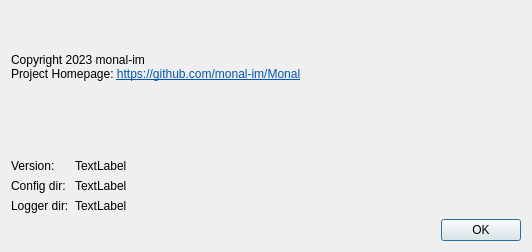
<?xml version="1.0" encoding="UTF-8"?>
<ui version="4.0">
 <class>uiDialog_about</class>
 <widget class="QDialog" name="uiDialog_about">
  <property name="geometry">
   <rect>
    <x>0</x>
    <y>0</y>
    <width>532</width>
    <height>252</height>
   </rect>
  </property>
  <property name="windowTitle">
   <string>Monal Crash Analyzer | about</string>
  </property>
  <layout class="QGridLayout" name="gridLayout">
   <item row="3" column="0">
    <widget class="QDialogButtonBox" name="buttonBox">
     <property name="orientation">
      <enum>Qt::Horizontal</enum>
     </property>
     <property name="standardButtons">
      <set>QDialogButtonBox::Ok</set>
     </property>
    </widget>
   </item>
   <item row="0" column="0">
    <widget class="QLabel" name="label_2">
     <property name="sizePolicy">
      <sizepolicy hsizetype="MinimumExpanding" vsizetype="MinimumExpanding">
       <horstretch>0</horstretch>
       <verstretch>0</verstretch>
      </sizepolicy>
     </property>
     <property name="text">
      <string>&lt;html&gt;&lt;head/&gt;&lt;body&gt;&lt;p&gt;Copyright 2023 monal-im&lt;br/&gt;Project Homepage: &lt;span style=&quot; text-decoration: underline; color:#0057ae;&quot;&gt;https://github.com/monal-im/Monal&lt;/span&gt;&lt;br/&gt;&lt;/p&gt;&lt;/body&gt;&lt;/html&gt;</string>
     </property>
     <property name="textFormat">
      <enum>Qt::RichText</enum>
     </property>
     <property name="openExternalLinks">
      <bool>true</bool>
     </property>
     <property name="textInteractionFlags">
      <set>Qt::TextBrowserInteraction</set>
     </property>
    </widget>
   </item>
   <item row="2" column="0">
    <layout class="QFormLayout" name="formLayout">
     <property name="sizeConstraint">
      <enum>QLayout::SetMaximumSize</enum>
     </property>
     <property name="fieldGrowthPolicy">
      <enum>QFormLayout::AllNonFixedFieldsGrow</enum>
     </property>
     <item row="1" column="0">
      <widget class="QLabel" name="label_4">
       <property name="text">
        <string>Version:</string>
       </property>
      </widget>
     </item>
     <item row="1" column="1">
      <widget class="QLabel" name="uiLabel_version">
       <property name="text">
        <string>TextLabel</string>
       </property>
      </widget>
     </item>
     <item row="2" column="0">
      <widget class="QLabel" name="label_3">
       <property name="text">
        <string>Config dir:</string>
       </property>
      </widget>
     </item>
     <item row="2" column="1">
      <widget class="QLabel" name="uiLabel_configDir">
       <property name="text">
        <string>TextLabel</string>
       </property>
       <property name="textInteractionFlags">
        <set>Qt::TextSelectableByKeyboard|Qt::TextSelectableByMouse</set>
       </property>
      </widget>
     </item>
     <item row="3" column="0">
      <widget class="QLabel" name="label_5">
       <property name="text">
        <string>Logger dir:</string>
       </property>
      </widget>
     </item>
     <item row="3" column="1">
      <widget class="QLabel" name="uiLabel_loggerDir">
       <property name="text">
        <string>TextLabel</string>
       </property>
       <property name="textInteractionFlags">
        <set>Qt::TextSelectableByKeyboard|Qt::TextSelectableByMouse</set>
       </property>
      </widget>
     </item>
    </layout>
   </item>
   <item row="1" column="0">
    <spacer name="verticalSpacer">
     <property name="orientation">
      <enum>Qt::Vertical</enum>
     </property>
     <property name="sizeType">
      <enum>QSizePolicy::Fixed</enum>
     </property>
     <property name="sizeHint" stdset="0">
      <size>
       <width>16</width>
       <height>16</height>
      </size>
     </property>
    </spacer>
   </item>
  </layout>
 </widget>
 <resources/>
 <connections>
  <connection>
   <sender>buttonBox</sender>
   <signal>accepted()</signal>
   <receiver>uiDialog_about</receiver>
   <slot>accept()</slot>
   <hints>
    <hint type="sourcelabel">
     <x>248</x>
     <y>254</y>
    </hint>
    <hint type="destinationlabel">
     <x>157</x>
     <y>274</y>
    </hint>
   </hints>
  </connection>
  <connection>
   <sender>buttonBox</sender>
   <signal>rejected()</signal>
   <receiver>uiDialog_about</receiver>
   <slot>reject()</slot>
   <hints>
    <hint type="sourcelabel">
     <x>316</x>
     <y>260</y>
    </hint>
    <hint type="destinationlabel">
     <x>286</x>
     <y>274</y>
    </hint>
   </hints>
  </connection>
 </connections>
</ui>
